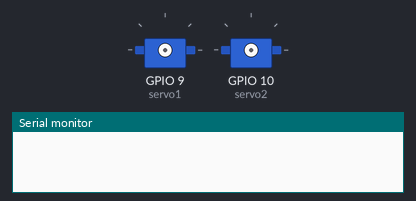
The program below on a simulated ESP8266 (NodeMCU). On the bench: 2 × servo, the last lines printed to the serial monitor. Random numbers use the default seed unless the program sets one.

Above: at 0.0 s.
At 3.1 s:
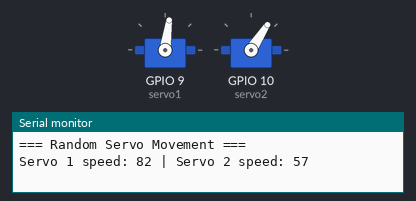
At 21.7 s:
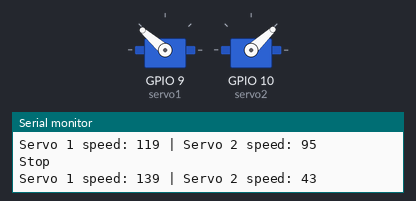
At 38.0 s:
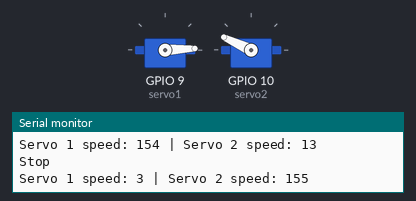
Timing chart, 0 to 39.5 s (numbered marks = the images above):
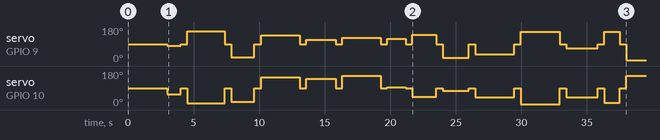

The program:

main.cpp
```cpp
#include <Arduino.h>
#include <Servo.h>

// ==========================================
// SERVO RANDOM MOVEMENT ONLY
// ==========================================

Servo servo1;
Servo servo2;

void setup() {
  Serial.begin(115200);
  delay(2000);

  Serial.println("\n=== Random Servo Movement ===\n");

  // Attach servos
  servo1.attach(9);
  servo2.attach(10);

  // Center servos
  servo1.write(90);
  servo2.write(90);

  randomSeed(analogRead(0));
  delay(1000);
}

void loop() {
  // Random speeds for 360° servos
  // 0-89 = rotate one direction
  // 90 = stop
  // 91-180 = rotate other direction

  int speed1 = random(0, 181);
  int speed2 = random(0, 181);

  Serial.print("Servo 1 speed: ");
  Serial.print(speed1);
  Serial.print(" | Servo 2 speed: ");
  Serial.println(speed2);

  servo1.write(speed1);
  servo2.write(speed2);

  // Random duration (1-3 seconds)
  int duration = random(1000, 3001);
  delay(duration);

  // Stop both servos
  Serial.println("Stop");
  servo1.write(90);
  servo2.write(90);
  delay(500);
}
```

Measured:
- by itself, servo on GPIO 9 (servo1): 90° → 82° at 3.0 s, → 90° 1.0 s later, → 158° 0.50 s later, → 90° 2.9 s later, … (27 changes in this stretch)
